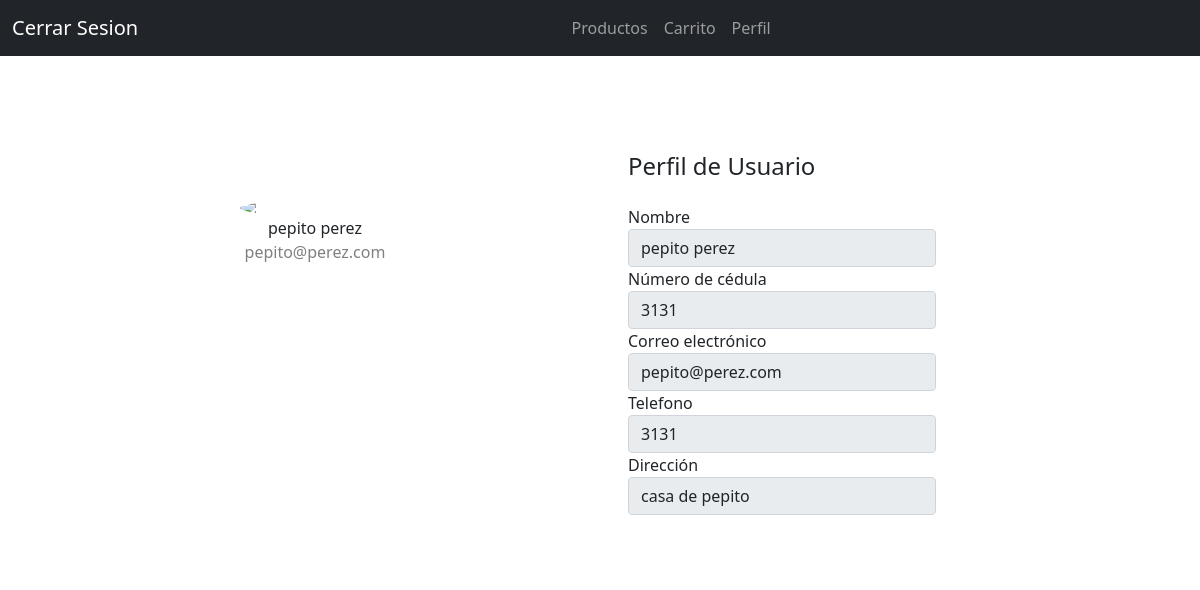
/perfil/3, run on the app's committed database.
### index.py (models this page shows)
class Usuario(db.Model):
    id = db.Column(db.Integer, primary_key=True)
    nombre = db.Column(db.String(80))
    cedula = db.Column(db.String(80), unique=True)
    correo = db.Column(db.String(120))
    contrasena = db.Column(db.String(80))
    tarjeta = db.Column(db.String(80))
    codigo = db.Column(db.String(80))
    fecha = db.Column(db.String(80))
    direccion = db.Column(db.String(200))
    telefono = db.Column(db.String(80))
    carrito = db.column(db.String(1000))

### index.py (the view)
@app.route('/perfil/<idu>', methods=['POST', 'GET'])
def perfil(idu):
    usuario = Usuario.query.filter_by(id=idu).first()
    if request.method == 'POST':
        return render_template('perfil.html', usuario=usuario)
    else:
        return render_template('perfil.html', usuario=usuario)

### templates/perfil.html (shortened to what this page needs)
<!DOCTYPE html>
<html lang="en">
<head>
    <link rel="stylesheet" href="https://cdn.jsdelivr.net/npm/bootstrap@5.0.0-alpha1/dist/css/bootstrap.min.css">
    <link href="https://cdn.jsdelivr.net/npm/bootstrap@5.1.3/dist/css/bootstrap.min.css" rel="stylesheet"
>
</head>
<body>
    <nav class="navbar navbar-expand-md navbar-dark bg-dark">
        <div class="container-fluid">
            <a class="navbar-brand" href="/">Cerrar Sesion</a>
            <div class="collapse navbar-collapse" id="navbarNav">
                <ul class="navbar-nav mx-auto">
                    <li class="nav-item">
                        <a class="nav-link" href="{{ url_for('productos', idu=usuario.id) }}">Productos</a>
                    </li>
                    <li class="nav-item">
                        <a class="nav-link" href="{{ url_for('carrito', idu=usuario.id) }}">Carrito</a>
                    </li>
                    <li class="nav-item">
                        <a class="nav-link" href="">Perfil</a>
                    </li>
                </ul>
            </div>
        </div>
    </nav>
    <div class="container rounded bg-white mt-5 mb-5">
        <div class="row">
            <div class="col-md-6">
                <div class="d-flex flex-column align-items-center text-center py-5">
                    <img class="rounded-circle mt-5" width="150px"
                        src="https://st3.depositphotos.com/15648834/17930/v/600/depositphotos_179308454-stock-illustration-unknown-person-silhouette-glasses-profile.jpg">
                    <span class="font-weight-bold">{{usuario.nombre}}</span><span
                        class="text-black-50">{{usuario.correo}}</span>
                </div>
            </div>
            <div class="col-md-5">
                <div class="p-3 py-5">
                    <div class="d-flex align-items-center mb-3">
                        <h4 class="text-center">Perfil de Usuario</h4>
                    </div>
                    <div class="row mt-3">
                        <div class="col-md-9"><label class="labels">Nombre</label><input class="form-control"
                                value="{{usuario.nombre}}" readonly="readonly"></div>
                        <div class="col-md-9"><label class="labels">Número de cédula</label><input type="text"
                                class="form-control" value="{{usuario.cedula}}" readonly="readonly"></div>
                        <div class="col-md-9"><label class="labels">Correo electrónico</label><input type="text"
                                class="form-control" value="{{usuario.correo}}" readonly="readonly"></div>
                        <div class="col-md-9"><label class="labels">Telefono</label><input type="text"
                                class="form-control" value="{{usuario.telefono}}" readonly="readonly"></div>
                        <div class="col-md-9"><label class="labels">Dirección</label><input type="text"
                                class="form-control" value="{{usuario.direccion}}" readonly="readonly"></div>
                    </div>
                </div>
            </div>
        </div>
    </div>
</body>
</html>

### data on the page
Usuario: nombre "pepito perez", correo "pepito@perez.com", cedula "3131", telefono "3131", direccion "casa de pepito"
